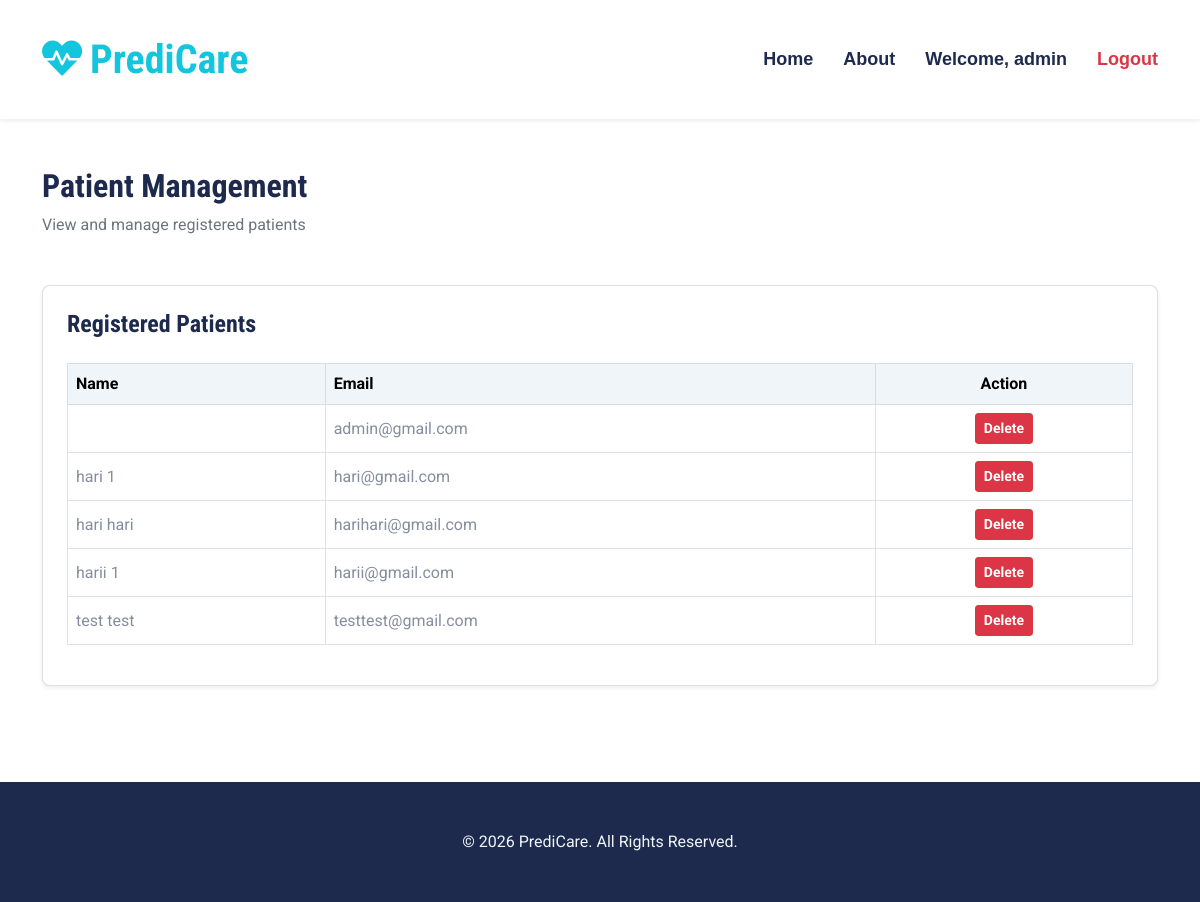
/manage-users/ (signed in), run on the app's committed database.
### core/models.py (models this page shows, shortened)
class Profile(models.Model):
    ROLE_CHOICES = (
        ('patient', 'Patient'),
        ('doctor', 'Doctor'),
    )
    SPECIALIZATION_CHOICES = (
        ('cardio', 'Cardiologist'),
        ('pulmo', 'Pulmonologist'),
        ('nephro', 'Nephrologist'),
        ('hepato', 'Hepatologist'),
        ('endo', 'Endocrinologist'),
    )
    user = models.OneToOneField(User, on_delete=models.CASCADE)
    role = models.CharField(max_length=20, choices=ROLE_CHOICES, default='patient')
    specialization = models.CharField(max_length=20, choices=SPECIALIZATION_CHOICES, blank=True, null=True)
    phone = models.CharField(max_length=15, blank=True, null=True)

### core/views.py (the view)
# urls.py: path('manage-users/', views.manage_users, name='manage_users'),
@user_passes_test(is_admin)
def manage_users(request):
    users = Profile.objects.filter(role='patient')
    return render(request, 'core/manage_users.html', {
        'users': users
    })

### core/views.py (called while the page is built)
def is_admin(user):
    return user.is_superuser

### core/templates/core/manage_users.html (shortened to what this page needs)
{% extends 'core/base.html' %}
{% block content %}
<div class="container py-5">
    <div class="mb-5">
        <h2 class="fw-bold">Patient Management</h2>
        <p class="text-muted">View and manage registered patients</p>
    </div>
    <div class="card shadow-sm p-4">
        <h4 class="mb-4">Registered Patients</h4>
        <div class="table-responsive">
            <table class="table table-bordered align-middle">
                <thead class="table-light">
                    <tr>
                        <th>Name</th>
                        <th>Email</th>
                        <th class="text-center">Action</th>
                    </tr>
                </thead>
                <tbody>
                    {% for user in users %}
                    <tr>
                        <td>{{ user.user.first_name }} {{ user.user.last_name }}</td>
                        <td>{{ user.user.email }}</td>
                        <td class="text-center">
                            <form method="post" action="{% url 'delete_user' user.user.id %}">
                                <button type="submit"
                                        class="btn btn-sm btn-danger"
                                        onclick="return confirm('Are you sure you want to delete this patient?');">
                                    Delete
                                </button>
                            </form>
                        </td>
                    </tr>
                    {% empty %}
                    <tr>
                        <td colspan="3" class="text-center text-muted">
                            No patients registered yet.
                        </td>
                    </tr>
                    {% endfor %}
                </tbody>
            </table>
        </div>
    </div>
</div>
{% endblock %}

### core/templates/core/base.html (shortened to what this page needs)
{% load static %}
<!DOCTYPE html>
<html lang="en">
<head>
    <link href="https://cdnjs.cloudflare.com/ajax/libs/font-awesome/5.15.0/css/all.min.css" rel="stylesheet">
    <link href="https://cdn.jsdelivr.net/npm/bootstrap-icons@1.4.1/font/bootstrap-icons.css" rel="stylesheet">
    <link href="{% static 'core/css/bootstrap.min.css' %}" rel="stylesheet">
    <link href="{% static 'core/css/style.css' %}" rel="stylesheet">
</head>
<body>
<div class="container-fluid sticky-top bg-white shadow-sm">
    <div class="container">
        <nav class="navbar navbar-expand-lg navbar-light py-3">
            {% if user.is_authenticated %}
                {% if user.is_superuser %}
                    <a href="{% url 'admin_home' %}" class="navbar-brand">
                {% elif user.profile.role == 'doctor' %}
                    <a href="{% url 'doctor_home' %}" class="navbar-brand">
                {% else %}
                    <a href="{% url 'user_home' %}" class="navbar-brand">
                {% endif %}
            {% else %}
                <a href="{% url 'home' %}" class="navbar-brand">
            {% endif %}
                <h1 class="m-0 text-primary">
                    <i class="fa fa-heartbeat me-2"></i>PrediCare
                </h1>
            </a>
            <div class="collapse navbar-collapse" id="navbarCollapse">
                <div class="navbar-nav ms-auto">
                    <a href="{% url 'home' %}" class="nav-item nav-link">Home</a>
                    <a href="#" class="nav-item nav-link">About</a>
                    {% if user.is_authenticated %}
                        {% if user.is_superuser %}
                            <a href="{% url 'admin_home' %}" class="nav-item nav-link">
                                Welcome, {{ user.first_name|default:user.username }}
                            </a>
                        {% elif user.profile.role == 'doctor' %}
                            <a href="{% url 'doctor_home' %}" class="nav-item nav-link">
                                Welcome Dr. {{ user.first_name|default:user.username }}
                            </a>
                        {% else %}
                            <a href="{% url 'user_home' %}" class="nav-item nav-link">
                                Welcome, {{ user.first_name|default:user.username }}
                            </a>
                        {% endif %}
                        <a href="{% url 'logout' %}" class="nav-item nav-link text-danger">
                            Logout
                        </a>
                    {% endif %}
                </div>
            </div>
        </nav>
    </div>
</div>
{% block content %}
{% endblock %}
<div class="container-fluid bg-dark text-light mt-5 py-5">
    <div class="container text-center">
        <p class="mb-0">&copy; 2026 PrediCare. All Rights Reserved.</p>
    </div>
</div>
</body>
</html>

### core/static/core/css/style.css (style rules this page uses)
:root { --primary: #13C5DD; --secondary: #354F8E; --light: #EFF5F9; --dark: #1D2A4D; }
.btn { font-weight: 700; transition: .5s; }
.navbar-light .navbar-nav .nav-link { font-family: 'Jost', sans-serif; position: relative; margin-left: 30px; padding: 30px 0; font-size: 18px; font-weight: 700; color: var(--dark); outline: none; transition: .5s; }
@media (min-width: 992px) { .navbar-light .navbar-nav .nav-link::before { position: absolute; content: ""; width: 0; height: 5px; bottom: 0; left: 50%; background: var(--primary); transition: .5s; } }

### data on the page
Profile: user.email "admin@gmail.com"
Profile: user.first_name "hari", user.last_name "1", user.email "hari@gmail.com"
Profile: user.first_name "hari", user.last_name "hari", user.email "harihari@gmail.com"
Profile: user.first_name "harii", user.last_name "1", user.email "harii@gmail.com"
Profile: user.first_name "test", user.last_name "test", user.email "testtest@gmail.com"

### other printed values
{{ user.first_name|default:user.username }} "admin"
